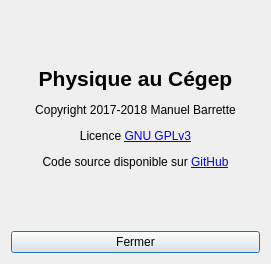
<?xml version="1.0" encoding="UTF-8"?>
<ui version="4.0">
 <class>Dialog</class>
 <widget class="QDialog" name="Dialog">
  <property name="windowModality">
   <enum>Qt::ApplicationModal</enum>
  </property>
  <property name="geometry">
   <rect>
    <x>0</x>
    <y>0</y>
    <width>271</width>
    <height>264</height>
   </rect>
  </property>
  <property name="sizePolicy">
   <sizepolicy hsizetype="Fixed" vsizetype="Fixed">
    <horstretch>0</horstretch>
    <verstretch>0</verstretch>
   </sizepolicy>
  </property>
  <property name="windowTitle">
   <string>À propos</string>
  </property>
  <layout class="QVBoxLayout" name="verticalLayout">
   <item>
    <widget class="QLabel" name="label">
     <property name="text">
      <string>&lt;html&gt;&lt;head/&gt;&lt;body&gt;&lt;p align=&quot;center&quot;&gt;&lt;img src=&quot;:/bienvenue/logo.png&quot;/&gt;&lt;/p&gt;&lt;p align=&quot;center&quot;&gt;&lt;span style=&quot; font-size:16pt; font-weight:600;&quot;&gt;Physique au Cégep&lt;/span&gt;&lt;/p&gt;&lt;p align=&quot;center&quot;&gt;Copyright 2017-2018 Manuel Barrette&lt;/p&gt;&lt;p align=&quot;center&quot;&gt;Licence &lt;a href=&quot;https://www.gnu.org/licenses/gpl-3.0.en.html&quot;&gt;&lt;span style=&quot; text-decoration: underline; color:#0000ff;&quot;&gt;GNU GPLv3&lt;/span&gt;&lt;/a&gt;&lt;/p&gt;&lt;p align=&quot;center&quot;&gt;Code source disponible sur &lt;a href=&quot;https://github.com/Pattedetable/onde-sonore-stationnaire&quot;&gt;&lt;span style=&quot; text-decoration: underline; color:#0000ff;&quot;&gt;GitHub&lt;/span&gt;&lt;/a&gt;&lt;/p&gt;&lt;/body&gt;&lt;/html&gt;</string>
     </property>
     <property name="openExternalLinks">
      <bool>true</bool>
     </property>
     <property name="textInteractionFlags">
      <set>Qt::LinksAccessibleByMouse</set>
     </property>
    </widget>
   </item>
   <item>
    <widget class="QPushButton" name="pushButton">
     <property name="text">
      <string>Fermer</string>
     </property>
    </widget>
   </item>
  </layout>
 </widget>
 <resources>
  <include location="images.qrc"/>
 </resources>
 <connections/>
</ui>
